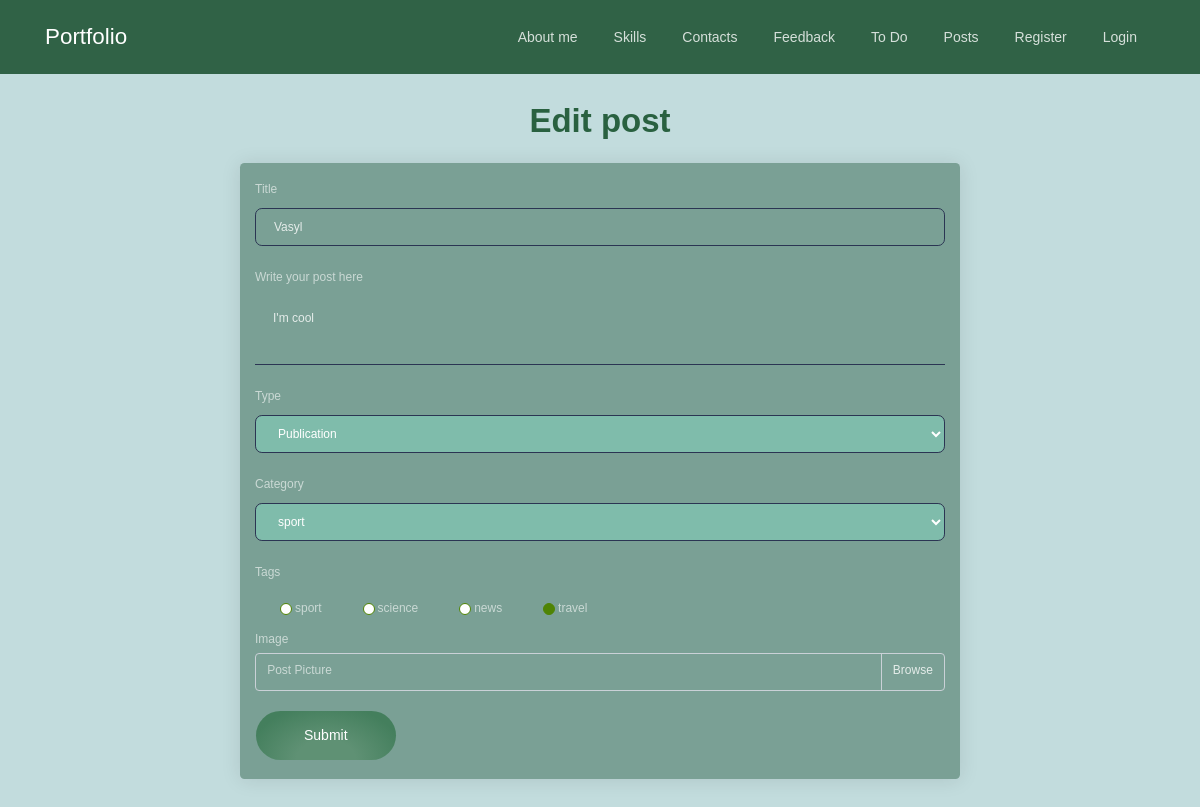
Page /post/4/edit on the committed database.
### app/post/models.py (models this page shows, shortened)
class Post(db.Model):
    id = db.Column(db.Integer, primary_key=True)
    title = db.Column(db.String)
    text = db.Column(db.String)
    image = db.Column(db.String, default='postdefault.jpg')
    created = db.Column(db.TIMESTAMP, default=datetime.now)
    type = db.Column(Enum('news', 'publication', 'other'), default='news')
    enabled = db.Column(db.Boolean, default=True)
    category_id = db.Column(db.Integer, db.ForeignKey('category.id'))
    user_id = db.Column(db.Integer, db.ForeignKey('user.id'))
    category = db.relationship('Category', backref=db.backref('posts', uselist=False))
    tags = db.relationship('Tag', secondary=post_tag, backref=db.backref('posts', lazy='dynamic'))

class Tag(db.Model):
    id = db.Column(db.Integer, primary_key=True)
    name = db.Column(db.String)

### app/post/views.py (the view)
@post_blueprint.route('/post/<int:post_id>/edit', methods=['GET', 'POST'])
def edit_post(post_id):
    post = Post.query.get_or_404(post_id)
    form = EditPostForm()
    form.category.choices = [(category.id, category.name) for category in Category.query.all()]
    form.tags.choices = [(tag.id, tag.name) for tag in Tag.query.all()]
    if form.validate_on_submit():
        if form.image.data:
            post.image = save_picture(form.image.data)
        try:
            post.title = form.title.data
            post.text = form.text.data
            post.type = form.type.data
            post.enabled = bool(form.enabled.data)
            post.category = Category.query.get(form.category.data)
            post.tags = [Tag.query.get(tag_id) for tag_id in form.tags.data]
            db.session.commit()
            flash('Post has been updated!', 'success')
        except Exception as e:
            db.session.rollback()
            flash(f"Failed to update! Error: {str(e)}", category="danger")
        return redirect(url_for('post.view_post', post_id=post.id))
    elif request.method == 'GET':
        form.title.data = post.title
        form.text.data = post.text
        form.type.data =  post.type
        form.enabled.data = post.enabled
        form.category.data = post.category_id
        form.tags.data = [tag.id for tag in post.tags]
    return render_template('edit_post.html', post=post, form=form)

### app/post/forms.py
class EditPostForm(FlaskForm):
    title = StringField(label="Title")
    text = TextAreaField(label="Write your post here")
    image = FileField(
        "Post Picture",
        validators=[FileAllowed(["jpg", "png"], message="This file is not allowed")],
    )
    type = SelectField("Type", choices=type_choices)
    enabled = SelectField("Enabled", choices=enabled_choices)
    category = SelectField('Category')
    tags = SelectMultipleField('Tags', coerce=int, option_widget=CheckboxInput())
    submit = SubmitField("Submit")

### app/post/templates/post/edit_post.html (shortened to what this page needs)
{% extends "base.html" %}
{% from "_formhelpers.html" import render_field %}
{% block body %}
<div id="edit_post_section" style="text-align: center;">
    <h1 class="title custom-title">Edit post</h1>
</div>
<div class="card custom-card-color mx-auto" style="max-width: 60%;">
    <div class="card-body">
        <form method="post" action="{{ url_for('post.edit_post', post_id=post.id) }}" id="edit_post_form" novalidate enctype="multipart/form-data">
            {{ render_field(form.title)}}
            {{ render_field(form.text)}}
            {{ render_field(form.type)}}
            {{ render_field(form.category)}}
            {{ render_field(form.tags) }}
            <div class="form-group">
                <label for="picture">Image</label>
                <div class="custom-file">
                    <label class="custom-file-label" for="picture" id="custom-file-label">{{ form.image.label }}</label>
                </div>
            </div>
        {{ form.submit(class="btn-round btn custom-color-btn btn-lg") }}
        </form>
    </div>
</div>
{% endblock %}

### app/templates/_formhelpers.html (shortened to what this page needs)
{% macro render_field(field, show_label=true, show_errors=true, id='') %}
  <div class="form-group">
    {% if show_label %}
      <label for="{{ field.id }}" class="control-label">{{ field.label }}</label>
    {% endif %}
    {% set error_class = ' is-invalid' if field.errors else '' %}
    {% set placeholder_value = 'Incorrect input' if field.errors else field.label.text %}
    {% if field.type == 'SelectField' %}
      {{ field(class_="form-control" ~ error_class, id=id, style="background-color: #7fbcab; color: white;")|safe }}
    {% elif field.type == 'SelectMultipleField' %}
      <div class="checkboxes">
        {% for checkbox in field %}
          <div class="form-check form-check-inline custom-checkbox">
            <label for="{{ checkbox.id }}" class="form-check-label">{{ checkbox.label.text }}</label>
          </div>
        {% endfor %}
      </div>
    {% else %}
      {{ field(class="form-control" ~ error_class, placeholder=placeholder_value, id=id)|safe }}
    {% endif %}
  </div>
{% endmacro %}

### app/static/css/style.css (style rules this page uses)
body { background-color: #c2dcdd; }
.custom-title { color: #296140; }
.custom-color-btn { background: radial-gradient(ellipse at bottom, #5f9174 30%, #447f5d 80%); }
.custom-card-color { background-color: #7AA095; }
.custom-checkbox input[type="checkbox"] + label:before { content: ''; display: inline-block; width: 12px; height: 12px; margin-right: 3px; border: 1px solid #4f8404; background-color: #fff; vertical-align: middle; border-radius: 7px; }
.custom-checkbox input[type="checkbox"]:checked + label:before { background-color: #4f8404; }

### rows in the picture
Post: title "Vasyl", text "I'm cool", type "Publication", category "sport"
Tag: label.text "sport"
Tag: label.text "science"
Tag: label.text "news"
Tag: label.text "travel"

### other values in the picture
{{ name }} "About me" "Skills" "Contacts" "Feedback" "To Do" "Posts" "Register" "Login"
{{ field.label }} "Title Write your post here Type Category Tags"
